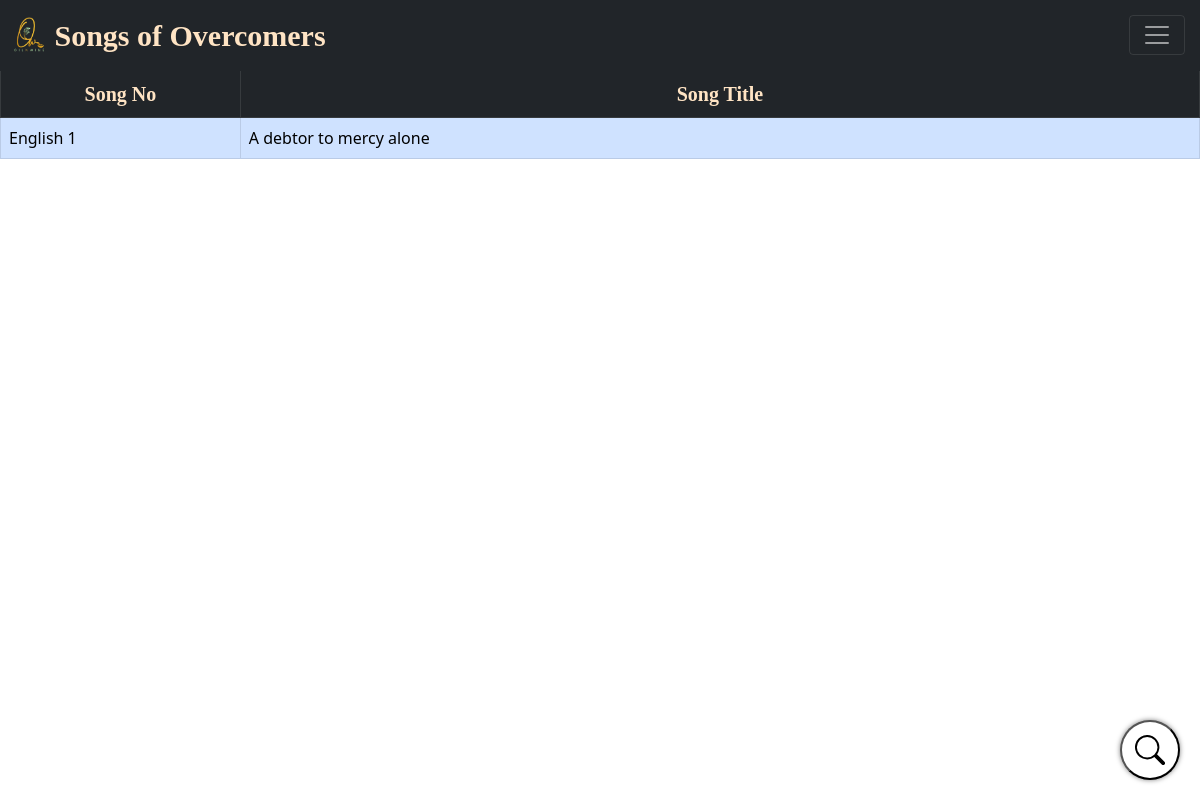
Before: / with the older database file.
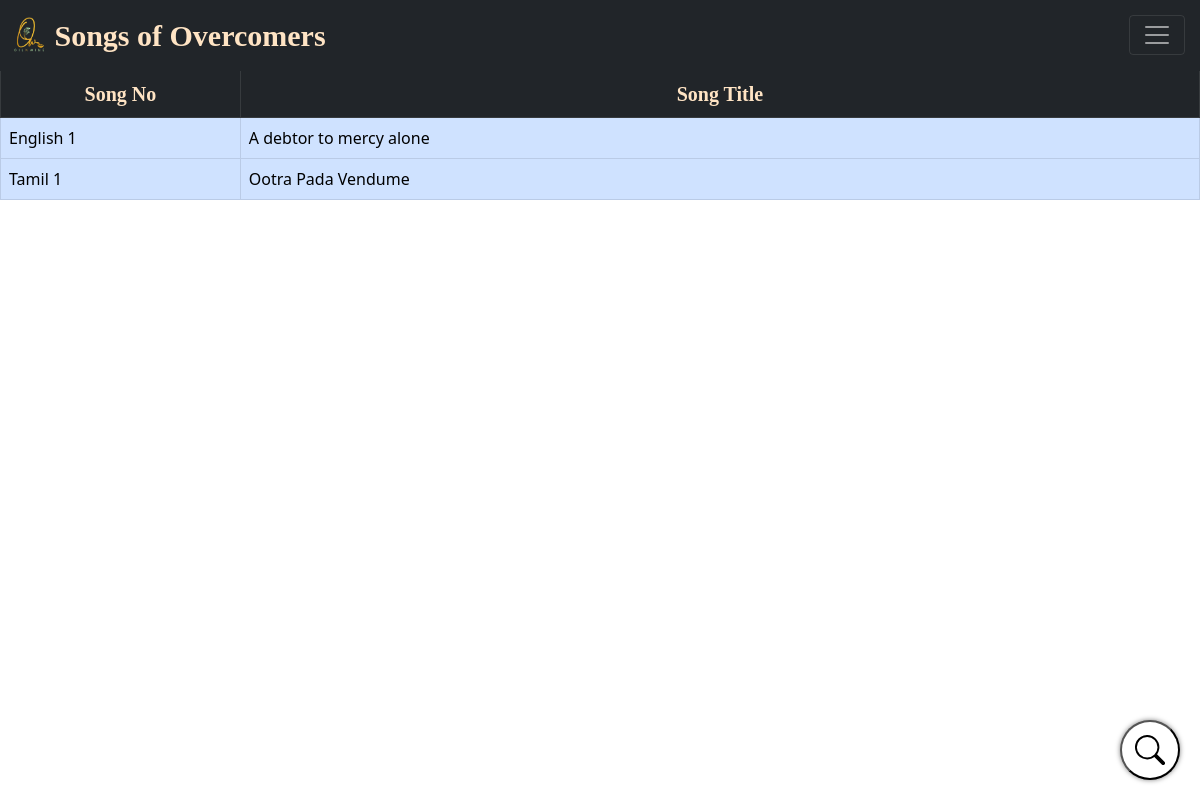
After: the same page with the newer database file.
### tables this page shows
CREATE TABLE songs (
            id INTEGER PRIMARY KEY AUTOINCREMENT,
            song_no TEXT,
            title TEXT,
            alternate_title TEXT,
            lyrics TEXT,
            transliteration TEXT,
            verse_order TEXT,
            search_title TEXT,
            search_lyrics TEXT,
            youtube_link TEXT,
            create_date TEXT,
            modified_date TEXT,
            username TEXT,
            FOREIGN KEY (username) REFERENCES users(username)
        );

### server.py (the view)
@app.route('/')
def home():
    if 'username' in session:
        login = True
        user = session['username']
    else:
        login = False
        user=""
    conn = sqlite3.connect(DATABASE)
    cursor = conn.cursor()
    cursor.execute('SELECT id, song_no, title, search_title, search_lyrics FROM songs')
    rows = cursor.fetchall()
    conn.close()
    return render_template("home.html", login=login, user=user, rows=rows)

### templates/home.html (shortened to what this page needs)
<!DOCTYPE html>
<html lang="en">
<head>
    <link rel="stylesheet" href="https://cdnjs.cloudflare.com/ajax/libs/font-awesome/4.7.0/css/font-awesome.min.css">
    <link href="https://cdn.jsdelivr.net/npm/bootstrap@5.0.2/dist/css/bootstrap.min.css" rel="stylesheet"
>
</head>
<body>
    <nav class="navbar navbar-dark bg-dark sticky-top " aria-label="First navbar example" id="navbar"
        style="display: none;">
        <div class="container-fluid">
            <a class="navbar-brand" href="#"><img src="static/lightTransp.png" alt="oilnwine logo" width="35px"
                    height="35px" class="d-inline-block align-text-bottom"><span
                    style="font-size: 30px;color: bisque; font-family:cursive;"><b>&nbsp;Songs of
                        Overcomers</b></span></a>
            <button class="navbar-toggler" type="button" data-bs-toggle="collapse" data-bs-target="#navbarpills"
                aria-controls="navbarpills" aria-expanded="false" aria-label="Toggle navigation"
                style="position:fixed; top: 15px; right:15px;">
                <span class="navbar-toggler-icon"></span>
            </button>
        </div>
    </nav>
    <div class="container" id="searchicon" style="display: none;">
        <div class="fixed-button">
            <button type="button" class="custom-search-button" data-bs-toggle="modal" data-bs-target="#searchModal">
            </button>
        </div>
    </div>
    <br>
    <div class="tab-content" id="pills-tabContent">
        <div class="tab-pane fade show active" id="all" role="tabpanel" aria-labelledby="all-tab">
            <center>
                <table class="table table-dark table-hover table-bordered" style="margin-top: -25px;">
                    <thead class="table-dark">
                        <tr>
                            <th style="width:20%">
                                <center style="font-size: 20px;color: bisque; font-family:cursive;">Song No</center>
                            </th>
                            <th>
                                <center style="font-size: 20px;color: bisque; font-family:cursive;">Song Title</center>
                            </th>
                        </tr>
                    </thead>
                    <tbody class="table-primary" id="songTable">
                        {% for row in rows %}
                        <tr data-id="{{ row[0] }}">
                            <td>{{ row[1] }}</td>
                            <td data-bs-toggle="modal" data-bs-target="#songModal">{{ row[2] }}</td>
                        </tr>
                        {% endfor %}
                    </tbody>
                </table><br><br>
            </center>
        </div>
    </div>
</body>
</html>

### templates/home.html (style rules this page uses)
.custom-search-button { background-color: white; width: 60px; height: 60px; border-radius: 50%; display: flex; justify-content: center; align-items: center; cursor: pointer; box-shadow: 0px 0px 5px rgba(0, 0, 0, 0.5); }
.custom-search-button svg { width: 30px; height: 30px; }
.fixed-button { position: fixed; bottom: 20px; right: 20px; }

Changed rows visible on the page:
added songs: song_no "Tamil 1", title "Ootra Pada Vendume"
